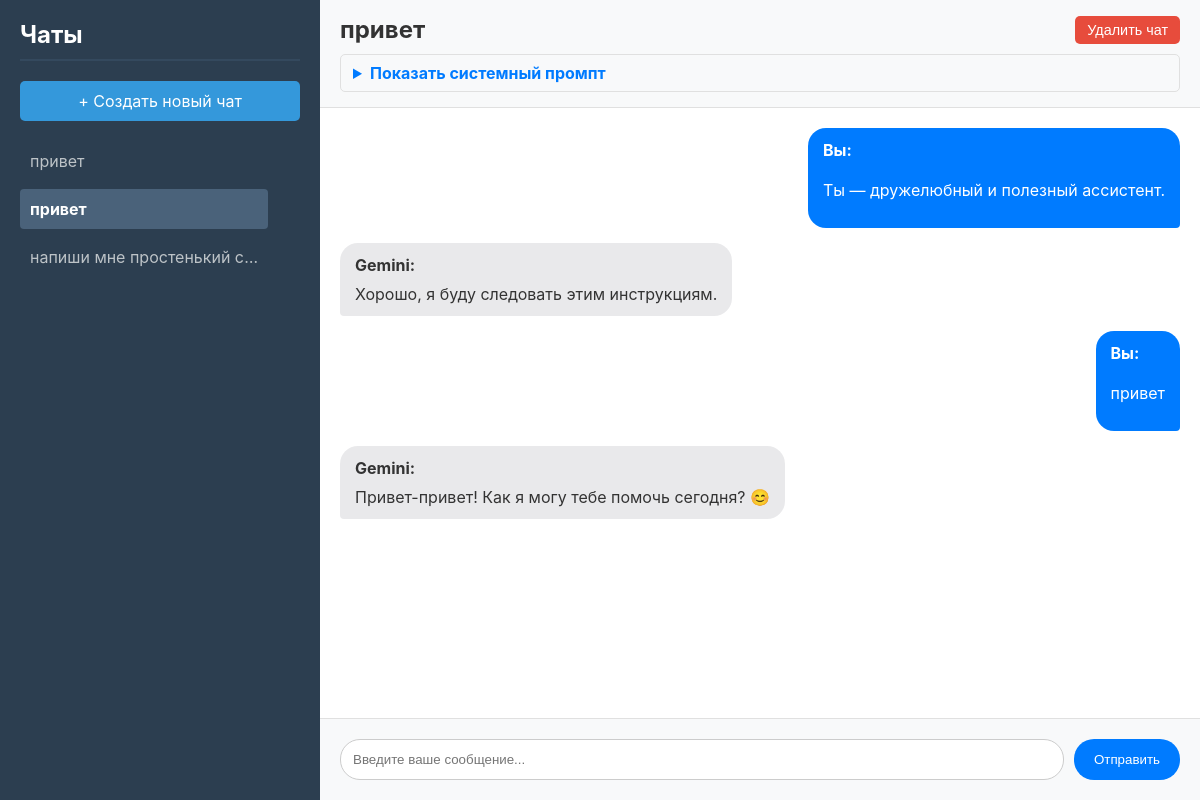
The page /chat/5 on the database its author committed.
### tables this page shows
CREATE TABLE chats (
        id INTEGER PRIMARY KEY AUTOINCREMENT,
        title TEXT NOT NULL,
        system_prompt TEXT,
        created_at TIMESTAMP DEFAULT CURRENT_TIMESTAMP
    );

CREATE TABLE messages (
        id INTEGER PRIMARY KEY AUTOINCREMENT,
        chat_id INTEGER NOT NULL,
        role TEXT NOT NULL, -- 'user' или 'model'
        content TEXT NOT NULL,
        timestamp TIMESTAMP DEFAULT CURRENT_TIMESTAMP,
        FOREIGN KEY (chat_id) REFERENCES chats (id)
    );

### app.py (the view)
@app.route('/chat/<int:chat_id>')
def chat(chat_id):
    db = get_db()
    current_chat = db.cursor().execute("SELECT * FROM chats WHERE id = ?", (chat_id,)).fetchone()
    if not current_chat:
        abort(404)
    messages = db.cursor().execute("SELECT role, content FROM messages WHERE chat_id = ? ORDER BY timestamp ASC", (chat_id,)).fetchall()
    display_messages = [msg for msg in messages if msg['role'] != 'system']
    return render_template('chat.html', chat=current_chat, messages=display_messages)

### app.py (called while the page is built)
def get_db():
    db = getattr(g, '_database', None)
    if db is None:
        db = g._database = sqlite3.connect(DATABASE)
        db.row_factory = sqlite3.Row
    return db

@app.teardown_appcontext
def close_connection(exception):
    db = getattr(g, '_database', None)
    if db is not None:
        db.close()

@app.context_processor
def inject_chats():
    db = get_db()
    cursor = db.cursor()
    cursor.execute("SELECT id, title FROM chats ORDER BY created_at DESC")
    all_chats = cursor.fetchall()
    return dict(all_chats=all_chats)

### templates/chat.html (shortened to what this page needs)
{% extends "layout.html" %}
{% block content %}
<div class="chat-container">
    <div class="chat-header">
        <div class="chat-header-title">
            <h2>{{ chat.title }}</h2>
            <form action="{{ url_for('delete_chat', chat_id=chat.id) }}" method="post" class="delete-form-header">
                <button type="submit" class="delete-btn-header" title="Удалить этот чат" onclick="return confirm('Вы уверены, что хотите удалить этот чат навсегда?');">
                    Удалить чат
                </button>
            </form>
        </div>
        <details class="system-prompt-details">
            <summary>Показать системный промпт</summary>
        </details>
    </div>
    <div class="chat-window" id="chat-window">
        {% for message in messages %}
            <div class="message {{ 'user-message' if message.role == 'user' else 'gemini-message' }}">
                <strong>{{ 'Вы' if message.role == 'user' else 'Gemini' }}:</strong>
                <div class="message-content">
                    {% if message.role == 'user' %}<pre>{{ message.content }}</pre>{% else %}{{ message.content | safe }}{% endif %}
                </div>
            </div>
        {% endfor %}
    </div>
    <div class="input-area">
        <form id="chat-form">
            <input type="text" id="user-input" name="user_input" placeholder="Введите ваше сообщение..." required autocomplete="off">
            <button type="submit" id="send-button">Отправить</button>
        </form>
    </div>
</div>
{% endblock %}

### templates/layout.html (shortened to what this page needs)
<!DOCTYPE html>
<html lang="ru">
<head>
    <link rel="stylesheet" href="{{ url_for('static', filename='style.css') }}">
    <link rel="stylesheet" href="https://cdnjs.cloudflare.com/ajax/libs/highlight.js/11.9.0/styles/atom-one-dark.min.css">
</head>
<body>
    <div class="main-container">
        <aside class="sidebar">
            <h2>Чаты</h2>
            <a href="{{ url_for('index') }}" class="new-chat-link">+ Создать новый чат</a>
            <nav class="chat-list">
                {% for chat_item in all_chats %}
                    <div class="chat-link-container">
                        <a href="{{ url_for('chat', chat_id=chat_item.id) }}"
                           class="chat-link {% if request.path == url_for('chat', chat_id=chat_item.id) %}active{% endif %}">
                            {{ chat_item.title }}
                        </a>
                        <form action="{{ url_for('delete_chat', chat_id=chat_item.id) }}" method="post" class="delete-form">
                        </form>
                    </div>
                {% else %}
                    <p class="no-chats">Пока нет чатов.</p>
                {% endfor %}
            </nav>
        </aside>
        <main class="content">
            {% block content %}{% endblock %}
        </main>
    </div>
</body>
</html>

### static/style.css (style rules this page uses)
body { font-family: -apple-system, BlinkMacSystemFont, "Segoe UI", Roboto, "Helvetica Neue", Arial, sans-serif; background-color: #f0f2f5; color: #333; margin: 0; display: flex; height: 100vh; overflow: hidden; }
.main-container { display: flex; width: 100%; height: 100%; }
.sidebar { width: 280px; flex-shrink: 0; background-color: #2c3e50; color: #ecf0f1; padding: 20px; display: flex; flex-direction: column; overflow-y: auto; }
.sidebar h2 { margin: 0 0 20px 0; color: white; border-bottom: 2px solid #34495e; padding-bottom: 10px; }
.new-chat-link { display: block; background-color: #3498db; color: white; text-align: center; padding: 10px; border-radius: 5px; text-decoration: none; margin-bottom: 20px; transition: background-color 0.2s; }
.chat-list { display: flex; flex-direction: column; gap: 8px; }
.content { flex-grow: 1; display: flex; flex-direction: column; height: 100vh; background-color: #ffffff; }
.chat-container { display: flex; flex-direction: column; height: 100%; }
.chat-header { padding: 15px 20px; border-bottom: 1px solid #e0e0e0; background: #f8f9fa; flex-shrink: 0; }
.chat-header h2 { margin: 0; }
.chat-window { flex-grow: 1; overflow-y: auto; padding: 20px; display: flex; flex-direction: column; gap: 15px; }
.message { padding: 10px 15px; border-radius: 18px; max-width: 85%; line-height: 1.5; }
.user-message { background-color: #007bff; color: white; align-self: flex-end; border-bottom-right-radius: 4px; }
.gemini-message { background-color: #e9e9eb; color: #333; align-self: flex-start; border-bottom-left-radius: 4px; }
.input-area { padding: 20px; border-top: 1px solid #e0e0e0; background-color: #f8f9fa; flex-shrink: 0; }
.input-area form { display: flex; }
.input-area input { flex-grow: 1; padding: 12px; border: 1px solid #ccc; border-radius: 20px; margin-right: 10px; }
.input-area button { padding: 10px 20px; border: none; background-color: #007bff; color: white; border-radius: 20px; cursor: pointer; }
.chat-link-container { display: flex; align-items: center; justify-content: space-between; border-radius: 4px; }
.chat-link-container .chat-link { flex-grow: 1; padding: 10px; text-decoration: none; color: #bdc3c7; white-space: nowrap; overflow: hidden; text-overflow: ellipsis; }
.chat-link.active { background-color: #4a627a; color: white; font-weight: bold; border-radius: 4px; }
.delete-form { margin: 0; flex-shrink: 0; }
.chat-header-title { display: flex; justify-content: space-between; align-items: center; gap: 15px; }
.delete-btn-header { background-color: #e74c3c; color: white; border: none; padding: 6px 12px; border-radius: 5px; cursor: pointer; font-size: 0.9em; transition: background-color 0.2s; }
.system-prompt-details { margin-top: 10px; border: 1px solid #e0e0e0; border-radius: 5px; }
.system-prompt-details summary { padding: 8px 12px; cursor: pointer; font-weight: bold; color: #007bff; outline: none; }
.message-content { margin-top: 5px; }
.user-message .message-content pre { white-space: pre-wrap; font-family: inherit; }

### rows shown on the page
chats: title "привет"
chats: title "привет"
chats: title "напиши мне простенький с…"
messages: role "Вы", content "Ты — дружелюбный и полезный ассистент."
messages: role "Gemini", content "Хорошо, я буду следовать этим инструкциям."
messages: role "Вы", content "привет"
messages: role "Gemini", content "Привет-привет! Как я могу тебе помочь сегодня? 😊"
